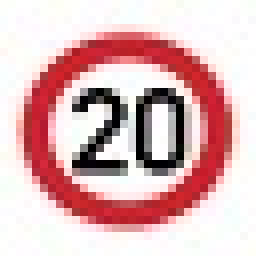
#> input picture data/Ready/20.jpg, 32 x 32 px (shown 8 times larger)
$ python test.py
#> lines starting #> are read from the running program, lines starting #| are printed output that depends on the picture
# -*- coding: utf-8 -*-
"""
Created on Sun Sep 24 15:56:31 2017

@author: Lachlan
"""

import numpy as np
import matplotlib.image as mpimg
import matplotlib.pyplot as plt

img1=mpimg.imread('./data/Ready/20.jpg')
#> img1 is the input picture: shape (32, 32, 3); mean R, G, B 221.8, 183.6, 185.3
img2=mpimg.imread('./data/Ready/70.jpg')
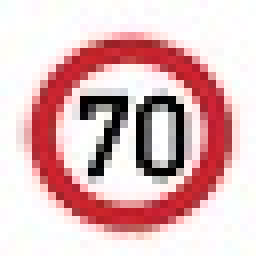
#> input picture data/Ready/70.jpg, 32 x 32 px (shown 8 times larger)
#> img2 is the input picture: shape (32, 32, 3); mean R, G, B 224, 187.4, 189.1
img3=mpimg.imread('./data/Ready/keepright.jpg')
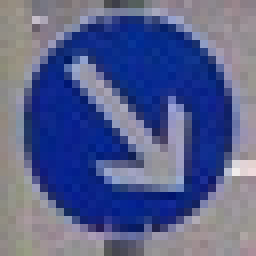
#> input picture data/Ready/keepright.jpg, 32 x 32 px (shown 8 times larger)
#> img3 is the input picture: shape (32, 32, 3); mean R, G, B 86.8, 96.2, 141.6
img4=mpimg.imread('./data/Ready/noentry.jpg')
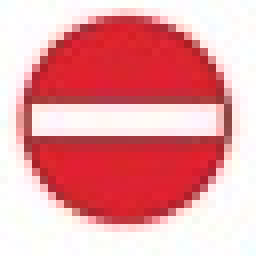
#> input picture data/Ready/noentry.jpg, 32 x 32 px (shown 8 times larger)
#> img4 is the input picture: shape (32, 32, 3); mean R, G, B 232.2, 157.2, 161.4
img5=mpimg.imread('./data/Ready/padestrian.jpg')
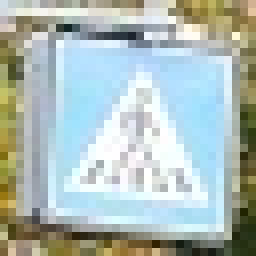
#> input picture data/Ready/padestrian.jpg, 32 x 32 px (shown 8 times larger)
#> img5 is the input picture: shape (32, 32, 3); mean R, G, B 173.2, 187.6, 183.9
img6=mpimg.imread('./data/Ready/roadwork.jpg')
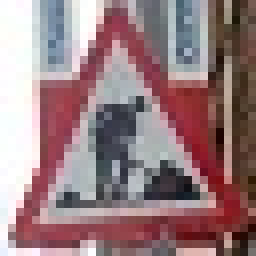
#> input picture data/Ready/roadwork.jpg, 32 x 32 px (shown 8 times larger)
#> img6 is the input picture: shape (32, 32, 3); mean R, G, B 151.9, 124.9, 128.4
#> (the run stopped early here; a loop or call above may not have finished)
